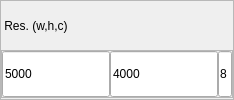
                  <widget class="QFrame" name="frme_cap_resolution_4">
                   <property name="frameShape">
                    <enum>QFrame::StyledPanel</enum>
                   </property>
                   <property name="frameShadow">
                    <enum>QFrame::Plain</enum>
                   </property>
                   <layout class="QGridLayout" name="layout_grid_frme_cap_res_4">
                    <property name="leftMargin">
                     <number>0</number>
                    </property>
                    <property name="topMargin">
                     <number>0</number>
                    </property>
                    <property name="rightMargin">
                     <number>0</number>
                    </property>
                    <property name="bottomMargin">
                     <number>1</number>
                    </property>
                    <property name="spacing">
                     <number>0</number>
                    </property>
                    <item row="0" column="0">
                     <widget class="QLabel" name="lbl_static_resolution_4">
                      <property name="text">
                       <string> Res. (w,h,c)</string>
                      </property>
                      <property name="alignment">
                       <set>Qt::AlignLeading|Qt::AlignLeft|Qt::AlignVCenter</set>
                      </property>
                     </widget>
                    </item>
                    <item row="1" column="0">
                     <widget class="QFrame" name="frme_whc_4">
                      <property name="sizePolicy">
                       <sizepolicy hsizetype="Preferred" vsizetype="Preferred">
                        <horstretch>0</horstretch>
                        <verstretch>0</verstretch>
                       </sizepolicy>
                      </property>
                      <property name="frameShape">
                       <enum>QFrame::StyledPanel</enum>
                      </property>
                      <property name="frameShadow">
                       <enum>QFrame::Raised</enum>
                      </property>
                      <layout class="QHBoxLayout" name="layout_hrz_frme_whc_4">
                       <property name="spacing">
                        <number>0</number>
                       </property>
                       <property name="leftMargin">
                        <number>0</number>
                       </property>
                       <property name="topMargin">
                        <number>0</number>
                       </property>
                       <property name="rightMargin">
                        <number>0</number>
                       </property>
                       <property name="bottomMargin">
                        <number>0</number>
                       </property>
                       <item>
                        <widget class="QLineEdit" name="ledit_cap_width_4">
                         <property name="sizePolicy">
                          <sizepolicy hsizetype="Preferred" vsizetype="Preferred">
                           <horstretch>0</horstretch>
                           <verstretch>0</verstretch>
                          </sizepolicy>
                         </property>
                         <property name="text">
                          <string>5000</string>
                         </property>
                         <property name="readOnly">
                          <bool>true</bool>
                         </property>
                        </widget>
                       </item>
                       <item>
                        <widget class="QLineEdit" name="ledit_cap_height_4">
                         <property name="sizePolicy">
                          <sizepolicy hsizetype="Preferred" vsizetype="Preferred">
                           <horstretch>0</horstretch>
                           <verstretch>0</verstretch>
                          </sizepolicy>
                         </property>
                         <property name="text">
                          <string>4000</string>
                         </property>
                         <property name="readOnly">
                          <bool>true</bool>
                         </property>
                        </widget>
                       </item>
                       <item>
                        <widget class="QLineEdit" name="ledit_cap_channels_4">
                         <property name="sizePolicy">
                          <sizepolicy hsizetype="Preferred" vsizetype="Preferred">
                           <horstretch>0</horstretch>
                           <verstretch>0</verstretch>
                          </sizepolicy>
                         </property>
                         <property name="maximumSize">
                          <size>
                           <width>14</width>
                           <height>16777215</height>
                          </size>
                         </property>
                         <property name="layoutDirection">
                          <enum>Qt::LeftToRight</enum>
                         </property>
                         <property name="text">
                          <string>8</string>
                         </property>
                         <property name="alignment">
                          <set>Qt::AlignRight|Qt::AlignTrailing|Qt::AlignVCenter</set>
                         </property>
                         <property name="readOnly">
                          <bool>true</bool>
                         </property>
                        </widget>
                       </item>
                      </layout>
                     </widget>
                    </item>
                   </layout>
                  </widget>
